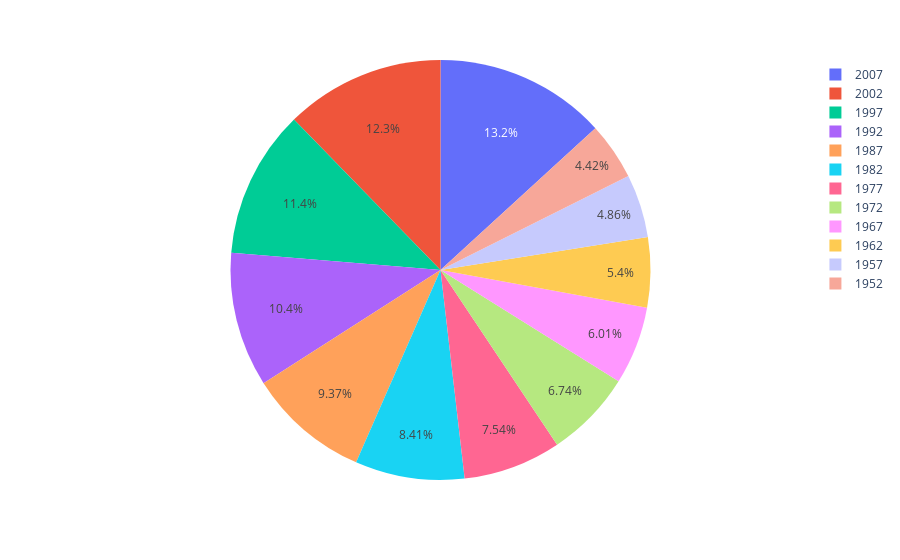

Here is the notebook cell this chart was saved with:
### Code cell
px.pie(data_frame=px.data.gapminder().query("country == 'India'"), values='pop', names='year')

### Figure 1 — Plotly figure (JSON) as saved in the notebook; plotly's stock layout.template omitted (floating-point values rounded to 4 significant figures)
{"data": [{"domain": {"x": [0, 1], "y": [0, 1]}, "hovertemplate": "year=%{label}<br>pop=%{value}<extra></extra>", "labels": [1952, 1957, 1962, 1967, 1972, 1977, 1982, 1987, 1992, 1997, 2002, 2007], "legendgroup": "", "name": "", "showlegend": true, "type": "pie", "values": [372000000, 409000000, 454000000, 506000000, 567000000, 634000000, 708000000, 788000000, 872000000, 959000000, 1034172547, 1110396331]}], "layout": {"legend": {"tracegroupgap": 0}, "margin": {"t": 60}}}
